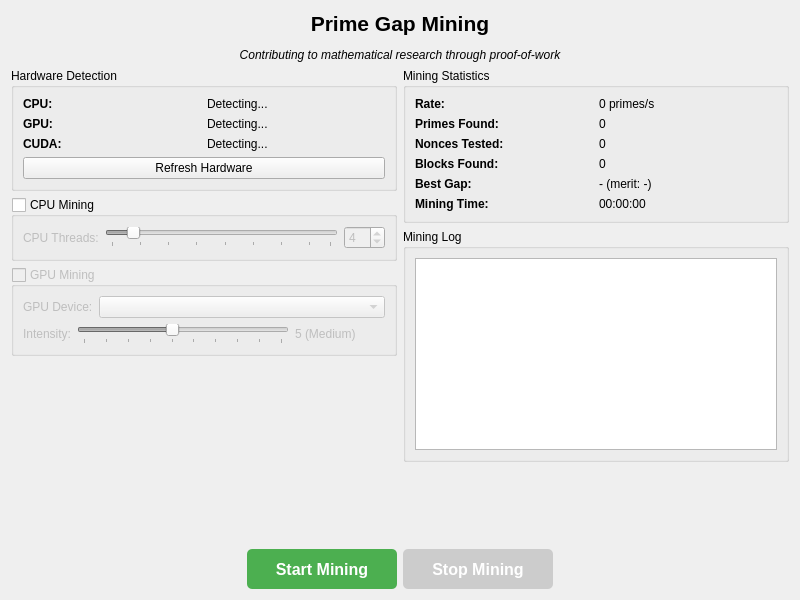
<?xml version="1.0" encoding="UTF-8"?>
<ui version="4.0">
 <class>MiningPage</class>
 <widget class="QWidget" name="MiningPage">
  <property name="geometry">
   <rect><x>0</x><y>0</y><width>800</width><height>600</height></rect>
  </property>
  <property name="windowTitle">
   <string>Mining</string>
  </property>
  <layout class="QVBoxLayout" name="verticalLayoutMain">
   <item>
    <widget class="QLabel" name="labelTitle">
     <property name="text">
      <string>&lt;html&gt;&lt;head/&gt;&lt;body&gt;&lt;p&gt;&lt;span style=" font-size:16pt; font-weight:600;"&gt;Prime Gap Mining&lt;/span&gt;&lt;/p&gt;&lt;p&gt;&lt;span style=" font-size:9pt; font-style:italic;"&gt;Contributing to mathematical research through proof-of-work&lt;/span&gt;&lt;/p&gt;&lt;/body&gt;&lt;/html&gt;</string>
     </property>
     <property name="alignment">
      <set>Qt::AlignCenter</set>
     </property>
    </widget>
   </item>
   <item>
    <layout class="QHBoxLayout" name="horizontalLayoutMain">
     <item>
      <layout class="QVBoxLayout" name="verticalLayoutLeft">
       <item>
        <widget class="QGroupBox" name="groupBoxHardware">
         <property name="title"><string>Hardware Detection</string></property>
         <layout class="QVBoxLayout" name="verticalLayoutHardware">
          <item>
           <layout class="QGridLayout" name="gridLayoutHardware">
            <item row="0" column="0">
             <widget class="QLabel" name="labelCPU">
              <property name="text"><string>CPU:</string></property>
              <property name="font"><font><weight>75</weight><bold>true</bold></font></property>
             </widget>
            </item>
            <item row="0" column="1">
             <widget class="QLabel" name="labelCPUInfo">
              <property name="text"><string>Detecting...</string></property>
             </widget>
            </item>
            <item row="1" column="0">
             <widget class="QLabel" name="labelGPU">
              <property name="text"><string>GPU:</string></property>
              <property name="font"><font><weight>75</weight><bold>true</bold></font></property>
             </widget>
            </item>
            <item row="1" column="1">
             <widget class="QLabel" name="labelGPUInfo">
              <property name="text"><string>Detecting...</string></property>
             </widget>
            </item>
            <item row="2" column="0">
             <widget class="QLabel" name="labelCUDA">
              <property name="text"><string>CUDA:</string></property>
              <property name="font"><font><weight>75</weight><bold>true</bold></font></property>
             </widget>
            </item>
            <item row="2" column="1">
             <widget class="QLabel" name="labelCUDAInfo">
              <property name="text"><string>Detecting...</string></property>
             </widget>
            </item>
           </layout>
          </item>
          <item>
           <widget class="QPushButton" name="buttonRefreshHardware">
            <property name="text"><string>Refresh Hardware</string></property>
           </widget>
          </item>
         </layout>
        </widget>
       </item>
       <item>
        <widget class="QGroupBox" name="groupBoxCPUMining">
         <property name="title"><string>CPU Mining</string></property>
         <property name="checkable"><bool>true</bool></property>
         <property name="checked"><bool>false</bool></property>
         <layout class="QVBoxLayout" name="verticalLayoutCPU">
          <item>
           <layout class="QHBoxLayout" name="horizontalLayoutCPUCores">
            <item>
             <widget class="QLabel" name="labelCPUCores">
              <property name="text"><string>CPU Threads:</string></property>
             </widget>
            </item>
            <item>
             <widget class="QSlider" name="sliderCPUCores">
              <property name="minimum"><number>1</number></property>
              <property name="maximum"><number>32</number></property>
              <property name="value"><number>4</number></property>
              <property name="orientation"><enum>Qt::Horizontal</enum></property>
              <property name="tickPosition"><enum>QSlider::TicksBelow</enum></property>
              <property name="tickInterval"><number>4</number></property>
             </widget>
            </item>
            <item>
             <widget class="QSpinBox" name="spinCPUCores">
              <property name="minimum"><number>1</number></property>
              <property name="maximum"><number>32</number></property>
              <property name="value"><number>4</number></property>
             </widget>
            </item>
           </layout>
          </item>
         </layout>
        </widget>
       </item>
       <item>
        <widget class="QGroupBox" name="groupBoxGPUMining">
         <property name="title"><string>GPU Mining</string></property>
         <property name="checkable"><bool>true</bool></property>
         <property name="checked"><bool>false</bool></property>
         <property name="enabled"><bool>false</bool></property>
         <layout class="QVBoxLayout" name="verticalLayoutGPU">
          <item>
           <layout class="QHBoxLayout" name="horizontalLayoutGPUDevice">
            <item>
             <widget class="QLabel" name="labelGPUDevice">
              <property name="text"><string>GPU Device:</string></property>
             </widget>
            </item>
            <item>
             <widget class="QComboBox" name="comboGPUDevice">
              <property name="sizePolicy">
               <sizepolicy hsizetype="Expanding" vsizetype="Fixed">
                <horstretch>0</horstretch><verstretch>0</verstretch>
               </sizepolicy>
              </property>
             </widget>
            </item>
           </layout>
          </item>
          <item>
           <layout class="QHBoxLayout" name="horizontalLayoutGPUIntensity">
            <item>
             <widget class="QLabel" name="labelGPUIntensity">
              <property name="text"><string>Intensity:</string></property>
             </widget>
            </item>
            <item>
             <widget class="QSlider" name="sliderGPUIntensity">
              <property name="minimum"><number>1</number></property>
              <property name="maximum"><number>10</number></property>
              <property name="value"><number>5</number></property>
              <property name="orientation"><enum>Qt::Horizontal</enum></property>
              <property name="tickPosition"><enum>QSlider::TicksBelow</enum></property>
              <property name="tickInterval"><number>1</number></property>
             </widget>
            </item>
            <item>
             <widget class="QLabel" name="labelGPUIntensityValue">
              <property name="text"><string>5 (Medium)</string></property>
              <property name="minimumSize"><size><width>90</width><height>0</height></size></property>
             </widget>
            </item>
           </layout>
          </item>
         </layout>
        </widget>
       </item>
       <item>
        <spacer name="verticalSpacerLeft">
         <property name="orientation"><enum>Qt::Vertical</enum></property>
         <property name="sizeHint" stdset="0"><size><width>20</width><height>40</height></size></property>
        </spacer>
       </item>
      </layout>
     </item>
     <item>
      <layout class="QVBoxLayout" name="verticalLayoutRight">
       <item>
        <widget class="QGroupBox" name="groupBoxStats">
         <property name="title"><string>Mining Statistics</string></property>
         <layout class="QGridLayout" name="gridLayoutStats">
          <item row="0" column="0">
           <widget class="QLabel" name="labelHashrateTitle">
            <property name="text"><string>Rate:</string></property>
            <property name="font"><font><weight>75</weight><bold>true</bold></font></property>
           </widget>
          </item>
          <item row="0" column="1">
           <widget class="QLabel" name="labelHashrate">
            <property name="text"><string>0 primes/s</string></property>
           </widget>
          </item>
          <item row="1" column="0">
           <widget class="QLabel" name="labelPrimesFoundTitle">
            <property name="text"><string>Primes Found:</string></property>
            <property name="font"><font><weight>75</weight><bold>true</bold></font></property>
           </widget>
          </item>
          <item row="1" column="1">
           <widget class="QLabel" name="labelPrimesFound">
            <property name="text"><string>0</string></property>
           </widget>
          </item>
          <item row="2" column="0">
           <widget class="QLabel" name="labelNoncesTestedTitle">
            <property name="text"><string>Nonces Tested:</string></property>
            <property name="font"><font><weight>75</weight><bold>true</bold></font></property>
           </widget>
          </item>
          <item row="2" column="1">
           <widget class="QLabel" name="labelNoncesTested">
            <property name="text"><string>0</string></property>
           </widget>
          </item>
          <item row="3" column="0">
           <widget class="QLabel" name="labelBlocksFoundTitle">
            <property name="text"><string>Blocks Found:</string></property>
            <property name="font"><font><weight>75</weight><bold>true</bold></font></property>
           </widget>
          </item>
          <item row="3" column="1">
           <widget class="QLabel" name="labelBlocksFound">
            <property name="text"><string>0</string></property>
           </widget>
          </item>
          <item row="4" column="0">
           <widget class="QLabel" name="labelBestGapTitle">
            <property name="text"><string>Best Gap:</string></property>
            <property name="font"><font><weight>75</weight><bold>true</bold></font></property>
           </widget>
          </item>
          <item row="4" column="1">
           <widget class="QLabel" name="labelBestGap">
            <property name="text"><string>- (merit: -)</string></property>
           </widget>
          </item>
          <item row="5" column="0">
           <widget class="QLabel" name="labelUptimeTitle">
            <property name="text"><string>Mining Time:</string></property>
            <property name="font"><font><weight>75</weight><bold>true</bold></font></property>
           </widget>
          </item>
          <item row="5" column="1">
           <widget class="QLabel" name="labelUptime">
            <property name="text"><string>00:00:00</string></property>
           </widget>
          </item>
         </layout>
        </widget>
       </item>
       <item>
        <widget class="QGroupBox" name="groupBoxLog">
         <property name="title"><string>Mining Log</string></property>
         <layout class="QVBoxLayout" name="verticalLayoutLog">
          <item>
           <widget class="QTextEdit" name="textEditLog">
            <property name="readOnly"><bool>true</bool></property>
            <property name="maximumHeight"><number>150</number></property>
           </widget>
          </item>
         </layout>
        </widget>
       </item>
       <item>
        <spacer name="verticalSpacerRight">
         <property name="orientation"><enum>Qt::Vertical</enum></property>
         <property name="sizeHint" stdset="0"><size><width>20</width><height>40</height></size></property>
        </spacer>
       </item>
      </layout>
     </item>
    </layout>
   </item>
   <item>
    <layout class="QHBoxLayout" name="horizontalLayoutButtons">
     <item>
      <spacer name="horizontalSpacerLeft">
       <property name="orientation"><enum>Qt::Horizontal</enum></property>
       <property name="sizeHint" stdset="0"><size><width>40</width><height>20</height></size></property>
      </spacer>
     </item>
     <item>
      <widget class="QPushButton" name="buttonStartMining">
       <property name="text"><string>Start Mining</string></property>
       <property name="minimumSize"><size><width>150</width><height>40</height></size></property>
       <property name="font"><font><pointsize>12</pointsize><weight>75</weight><bold>true</bold></font></property>
       <property name="styleSheet"><string>QPushButton { background-color: #4CAF50; color: white; border-radius: 5px; } QPushButton:hover { background-color: #45a049; } QPushButton:disabled { background-color: #cccccc; }</string></property>
      </widget>
     </item>
     <item>
      <widget class="QPushButton" name="buttonStopMining">
       <property name="text"><string>Stop Mining</string></property>
       <property name="minimumSize"><size><width>150</width><height>40</height></size></property>
       <property name="font"><font><pointsize>12</pointsize><weight>75</weight><bold>true</bold></font></property>
       <property name="enabled"><bool>false</bool></property>
       <property name="styleSheet"><string>QPushButton { background-color: #f44336; color: white; border-radius: 5px; } QPushButton:hover { background-color: #da190b; } QPushButton:disabled { background-color: #cccccc; }</string></property>
      </widget>
     </item>
     <item>
      <spacer name="horizontalSpacerRight">
       <property name="orientation"><enum>Qt::Horizontal</enum></property>
       <property name="sizeHint" stdset="0"><size><width>40</width><height>20</height></size></property>
      </spacer>
     </item>
    </layout>
   </item>
  </layout>
 </widget>
 <resources/>
 <connections/>
</ui>
